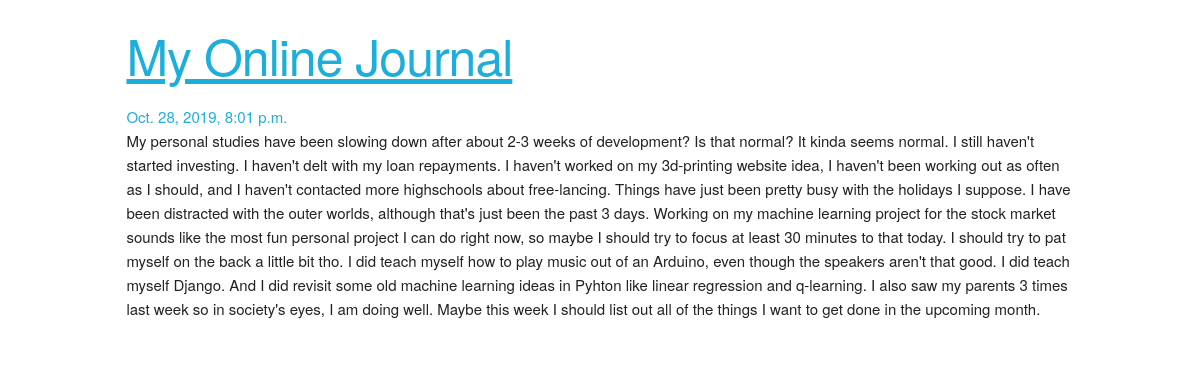
Page /journals/13/ on the committed database.
### journals/models.py (models this page shows)
class Journal(models.Model):
    title = models.CharField(max_length=100)
    journal_entry = models.TextField(max_length=10000)
    created_at = models.DateTimeField(auto_now_add=True)
    created_by = models.ForeignKey(User, related_name='journals', on_delete=models.PROTECT)

### journals/views.py (the view)
# urls.py: path('<int:journal_id>/', views.detail, name='detail'),
def detail(request, journal_id):
    journal = get_object_or_404(Journal, pk=journal_id)
    return render(request, 'journals/detail.html', {'journal': journal})

### journals/templates/journals/detail.html (shortened to what this page needs)
{% extends 'journals/base.html' %}
{% block content %}
	<a href="{% url 'journals:index' %}"><h1>My Online Journal</h1></a>
	<a>{{journal.created_at}}</a>
	<p>{{journal.journal_entry}}</p>
{% endblock %}

### journals/static/journals/skeleton.css (style rules this page uses)
html { font-size: 62.5%; }
body { font-size: 1.5em; line-height: 1.6; font-weight: 400; font-family: "Raleway", "HelveticaNeue", "Helvetica Neue", Helvetica, Arial, sans-serif; color: #222; }
h1, h2, h3, h4, h5, h6 { margin-top: 0; margin-bottom: 2rem; font-weight: 300; }
h1 { font-size: 4.0rem; line-height: 1.2; letter-spacing: -.1rem; }
@media (min-width: 550px) { h1 { font-size: 5.0rem; } }
p { margin-top: 0; }
a { color: #1EAEDB; }
pre, blockquote, dl, figure, table, p, ul, ol, form { margin-bottom: 2.5rem; }

### rows in the picture
Journal: created_at "Oct. 28, 2019, 8:01 p.m.", journal_entry "My personal studies have been slowing down after about 2-3 weeks of development? Is that normal? It kinda seems normal. I still haven't started investing. I haven't delt with my loan repayments. I haven't worked on my 3d-printing website idea, I haven't been working out as often as I should, and I haven't contacted more highschools about free-lancing. Things have just been pretty busy with the holidays I suppose. I have been distracted with the outer worlds, although that's just been the past 3 days. Working on my machine learning project for the stock market sounds like the most fun personal project I can do right now, so maybe I should try to focus at least 30 minutes to that today. I…"
